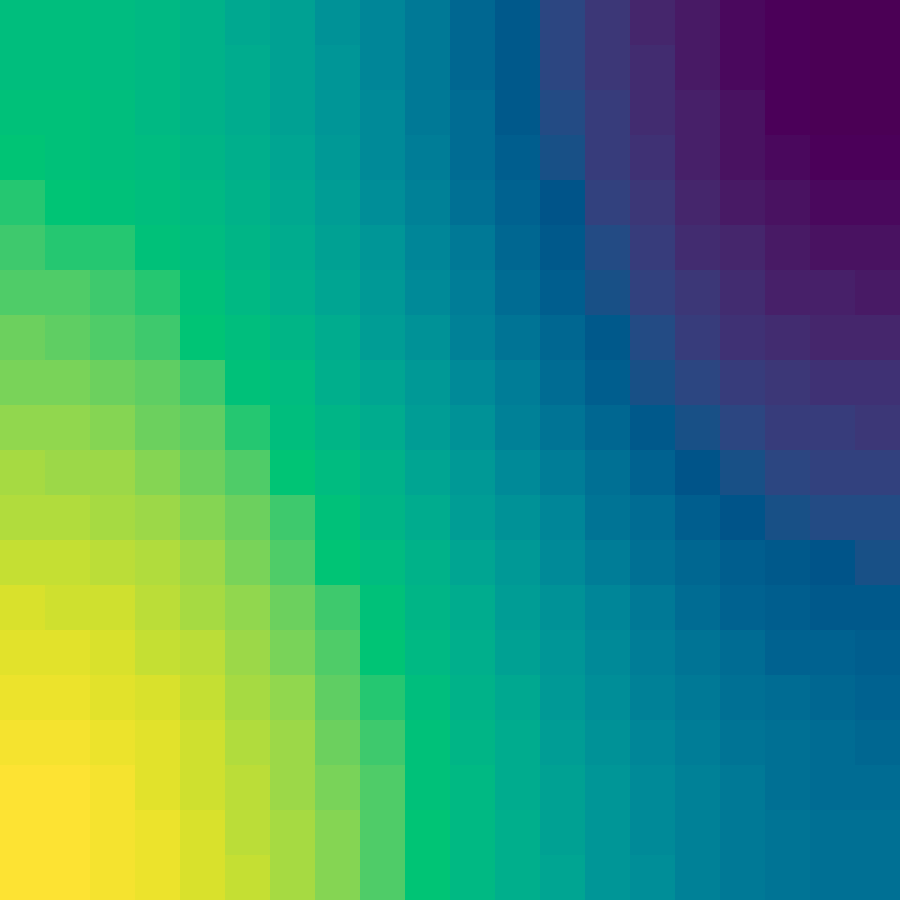

R code for this plot:
library(ast2ast)
# NOTE: OpenBLAS defaults to one thread per logical core; with hyperthreading the
# LU gets 5-10x slower. Sys.setenv() is too late, OpenBLAS reads it only at load.
RhpcBLASctl::blas_set_num_threads(4L)

# 2D Brusselator on an N x N grid (method of lines), zero-flux boundaries.
# y = c(u, v), both column-major N x N. Stiff through the diffusion term.
types <- function() {
  new_layout(Params, double, names = c("A", "B", "alpha", "N"))
}

bruss <- function(y0, times, params, lapack) {
  argtypes(
    y0 |> type(vec(double)),
    times |> type(vec(double)),
    params |> type(named_vec(Params)),
    lapack |> type(logical)
  )
  rhs <- function(t, y, ydot, p) {
    argtypes(
      t |> type(double) |> ref(),
      y |> type(borrow_vec(double)) |> ref(),
      ydot |> type(borrow_vec(double)) |> ref(),
      p |> type(named_vec(Params)) |> ref() |> const()
    )
    returntype(void)
    N <- as.integer(p[["N"]])
    NN <- N * N
    inv_h2 <- (N - 1) * (N - 1)
    for (j in 1L:N) {
      jm <- j - 1L
      if (j == 1L) jm <- 2L
      jp <- j + 1L
      if (j == N) jp <- N - 1L
      for (i in 1L:N) {
        im <- i - 1L
        if (i == 1L) im <- 2L
        ip <- i + 1L
        if (i == N) ip <- N - 1L
        k <- (j - 1L) * N + i
        w <- (j - 1L) * N + im
        e <- (j - 1L) * N + ip
        s <- (jm - 1L) * N + i
        n <- (jp - 1L) * N + i
        u <- y[[k]]
        v <- y[[NN + k]]
        lap_u <- (y[[w]] + y[[e]] + y[[s]] + y[[n]] - 4 * u) * inv_h2
        lap_v <- (y[[NN + w]] + y[[NN + e]] + y[[NN + s]] + y[[NN + n]] - 4 * v) * inv_h2
        uuv <- u * u * v
        ydot[[k]] <- p[["A"]] + uuv - (p[["B"]] + 1) * u + p[["alpha"]] * lap_u
        ydot[[NN + k]] <- p[["B"]] * u - uuv + p[["alpha"]] * lap_v
      }
    }
  }
  if (lapack) {
    return(cvode(rhs, y0, times, params, cvode_options(reltol = 1e-6, abstol = 1e-6, linear_solver = "lapack")))
  }
  cvode(rhs, y0, times, params, cvode_options(reltol = 1e-6, abstol = 1e-6))
}
compile_time <- system.time(bruss_cpp <- translate(bruss, types_f = types))[["elapsed"]]

system("R CMD SHLIB development/brusselator.c")
dyn.load(paste0("development/brusselator", .Platform$dynlib.ext))
bruss_desolve <- function(y0, times, params) {
  deSolve::ode(y0, times, func = "derivs", parms = unname(params), dllname = "brusselator",
               initfunc = "initmod", method = "bdf", rtol = 1e-6, atol = 1e-6)
}

N <- 20L
params <- c(A = 1, B = 3.4, alpha = 0.1, N = N)
x <- rep(seq(0, 1, length.out = N), times = N)
yy <- rep(seq(0, 1, length.out = N), each = N)
y0 <- c(22 * yy * (1 - yy)^1.5, 27 * x * (1 - x)^1.5)
times <- seq(0, 10, by = 0.5)

res_sundials <- bruss_cpp(y0, times, params, FALSE)
res_lapack <- bruss_cpp(y0, times, params, TRUE)
res_desolve <- bruss_desolve(y0, times, params)
cat("max difference to deSolve:", max(abs(res_sundials - res_desolve[, -1])),
    max(abs(res_lapack - res_desolve[, -1])), "\n")
cat("compile time (s):", compile_time, "| equations:", length(y0), "\n")

print(microbenchmark::microbenchmark(
  ast2ast_sundials = bruss_cpp(y0, times, params, FALSE),
  ast2ast_lapack = bruss_cpp(y0, times, params, TRUE),
  deSolve_C = bruss_desolve(y0, times, params),
  times = 20
))

png("development/brusselator.png", width = 900, height = 900, res = 150)
par(mar = c(0, 0, 0, 0))
image(matrix(res_lapack[length(times), seq_len(N * N)], N, N), axes = FALSE,
      col = hcl.colors(64, "viridis"))
dev.off()
